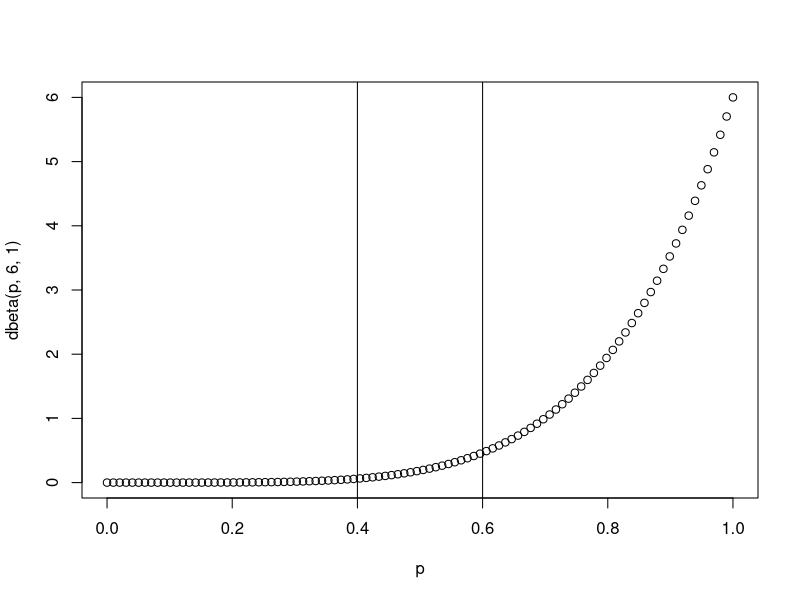
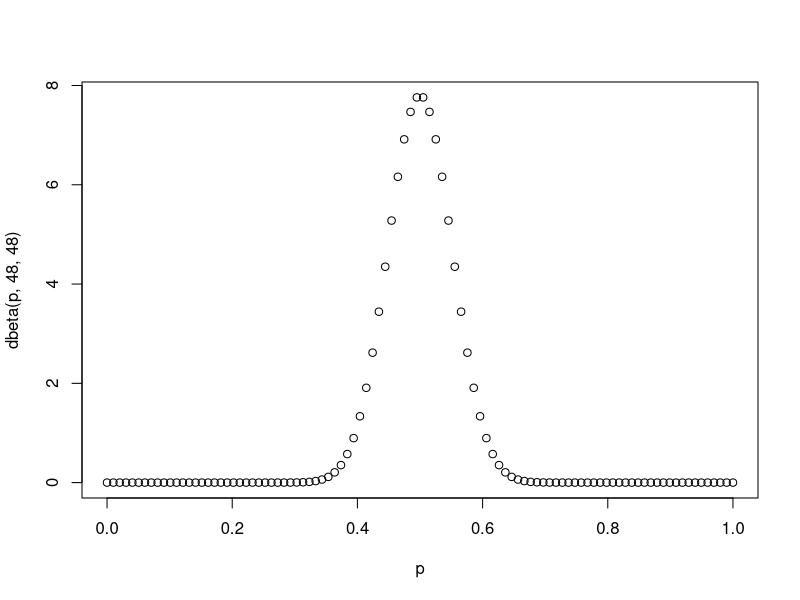
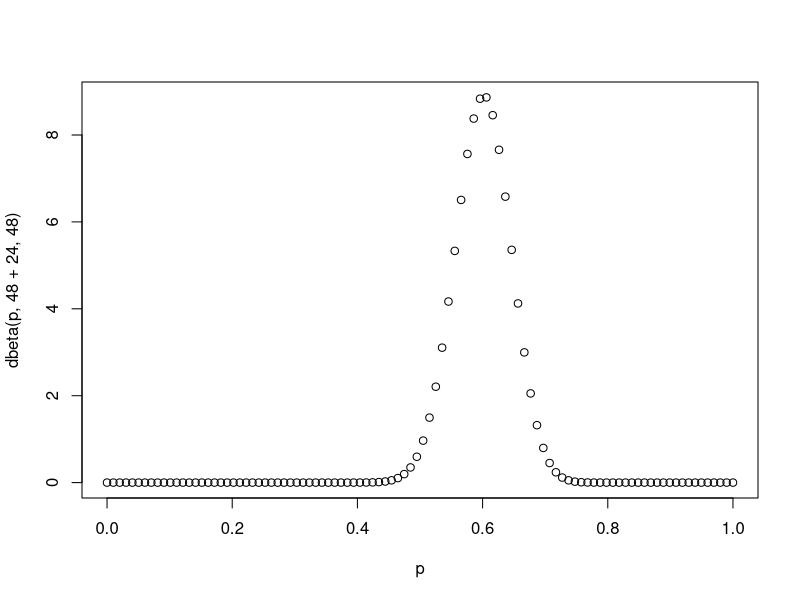

The R script that drew these images, in order:
## ---- chunk 1
p = seq(0,1,length=100)
plot(p,dbeta(p,6,1))
abline(v=.4)
abline(v=.6)
## ---- chunk 2
integrate(function(x) dbeta(x,6,1),.4,.6)
## ---- chunk 3
prior_calculation <- function(heads,tails) {
  integrate(function(x) dbeta(x,heads,tails),.4,.6)
}

prior_calculation(10,10)
prior_calculation(20,20)
prior_calculation(30,30)
prior_calculation(40,40)
prior_calculation(50,50)
prior_calculation(60,60)

prior_calculation(48,48)

plot(p,dbeta(p,48,48))
## ---- chunk 4
prior_calculation <- function(heads) {
  integrate(function(x) dbeta(x,48+heads,48),.4,.6)
}

prior_calculation(10)
prior_calculation(20)
prior_calculation(30)

prior_calculation(24)


plot(p,dbeta(p,48+24,48))
